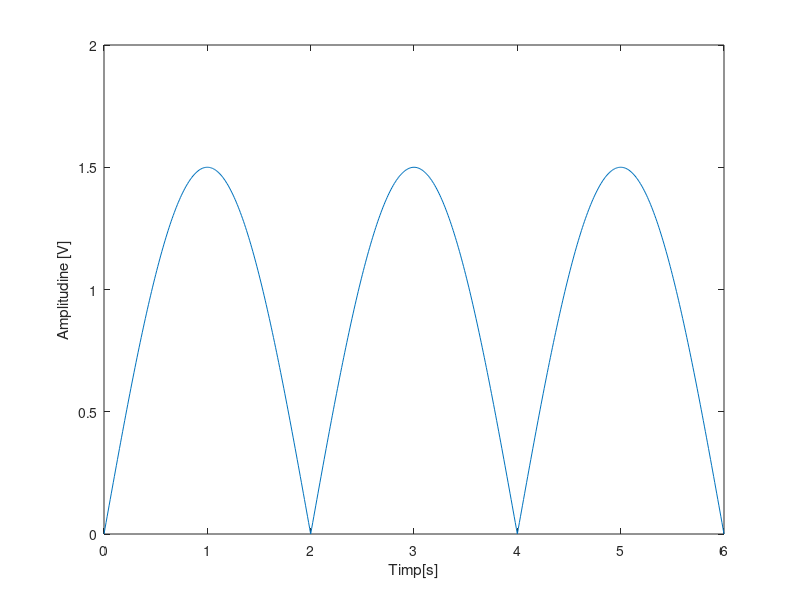

MATLAB code for this plot:
f=0.25;
t=0:0.01:6;
a=1.5; %amplitudine
x=abs(a*sin(2*pi*f*t));

plot(t, x);
xlabel('Timp[s]');
ylabel('Amplitudine [V]');